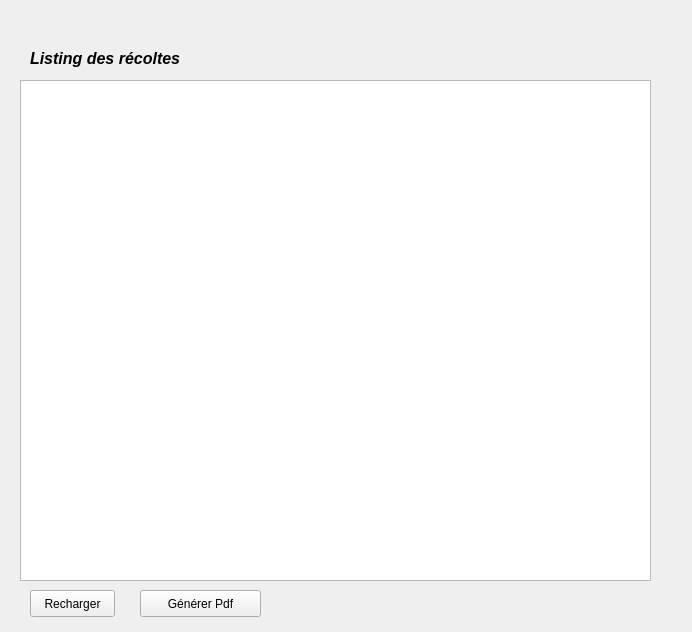
<?xml version="1.0" encoding="UTF-8"?>
<ui version="4.0">
 <class>Form</class>
 <widget class="QWidget" name="Form">
  <property name="geometry">
   <rect>
    <x>0</x>
    <y>0</y>
    <width>692</width>
    <height>632</height>
   </rect>
  </property>
  <property name="windowTitle">
   <string>Listing des récoltes</string>
  </property>
  <widget class="QTableView" name="tableView">
   <property name="geometry">
    <rect>
     <x>20</x>
     <y>80</y>
     <width>631</width>
     <height>501</height>
    </rect>
   </property>
  </widget>
  <widget class="QLabel" name="label">
   <property name="geometry">
    <rect>
     <x>30</x>
     <y>50</y>
     <width>201</width>
     <height>17</height>
    </rect>
   </property>
   <property name="font">
    <font>
     <pointsize>12</pointsize>
     <weight>75</weight>
     <italic>true</italic>
     <bold>true</bold>
    </font>
   </property>
   <property name="text">
    <string>Listing des récoltes</string>
   </property>
  </widget>
  <widget class="QPushButton" name="BP_recharge">
   <property name="geometry">
    <rect>
     <x>30</x>
     <y>590</y>
     <width>85</width>
     <height>27</height>
    </rect>
   </property>
   <property name="text">
    <string>Recharger</string>
   </property>
  </widget>
  <widget class="QPushButton" name="BP_print">
   <property name="geometry">
    <rect>
     <x>140</x>
     <y>590</y>
     <width>121</width>
     <height>27</height>
    </rect>
   </property>
   <property name="text">
    <string>Générer Pdf</string>
   </property>
  </widget>
 </widget>
 <resources/>
 <connections/>
</ui>
